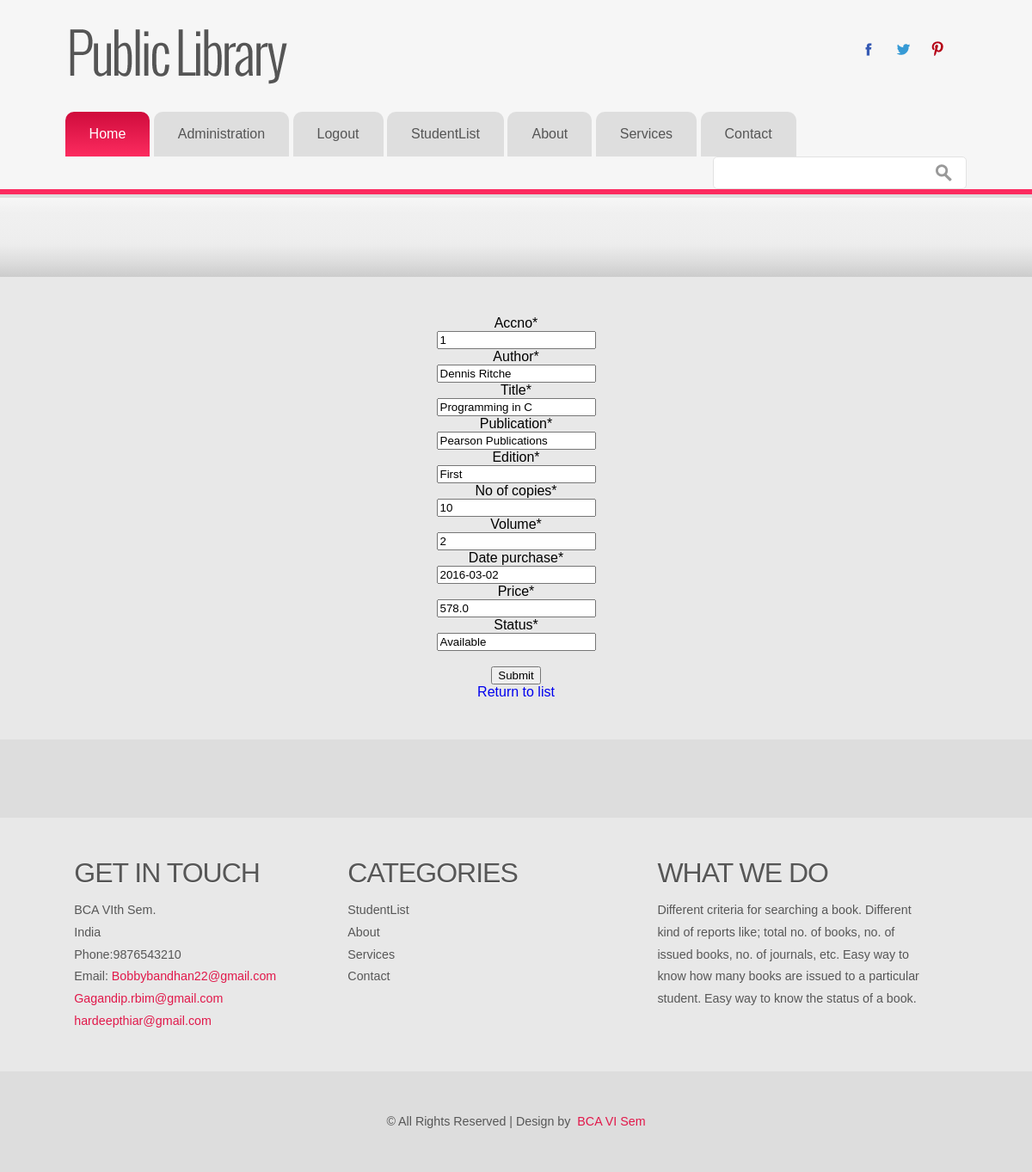
Page /book/update/1/ (signed in) on the earlier database version.
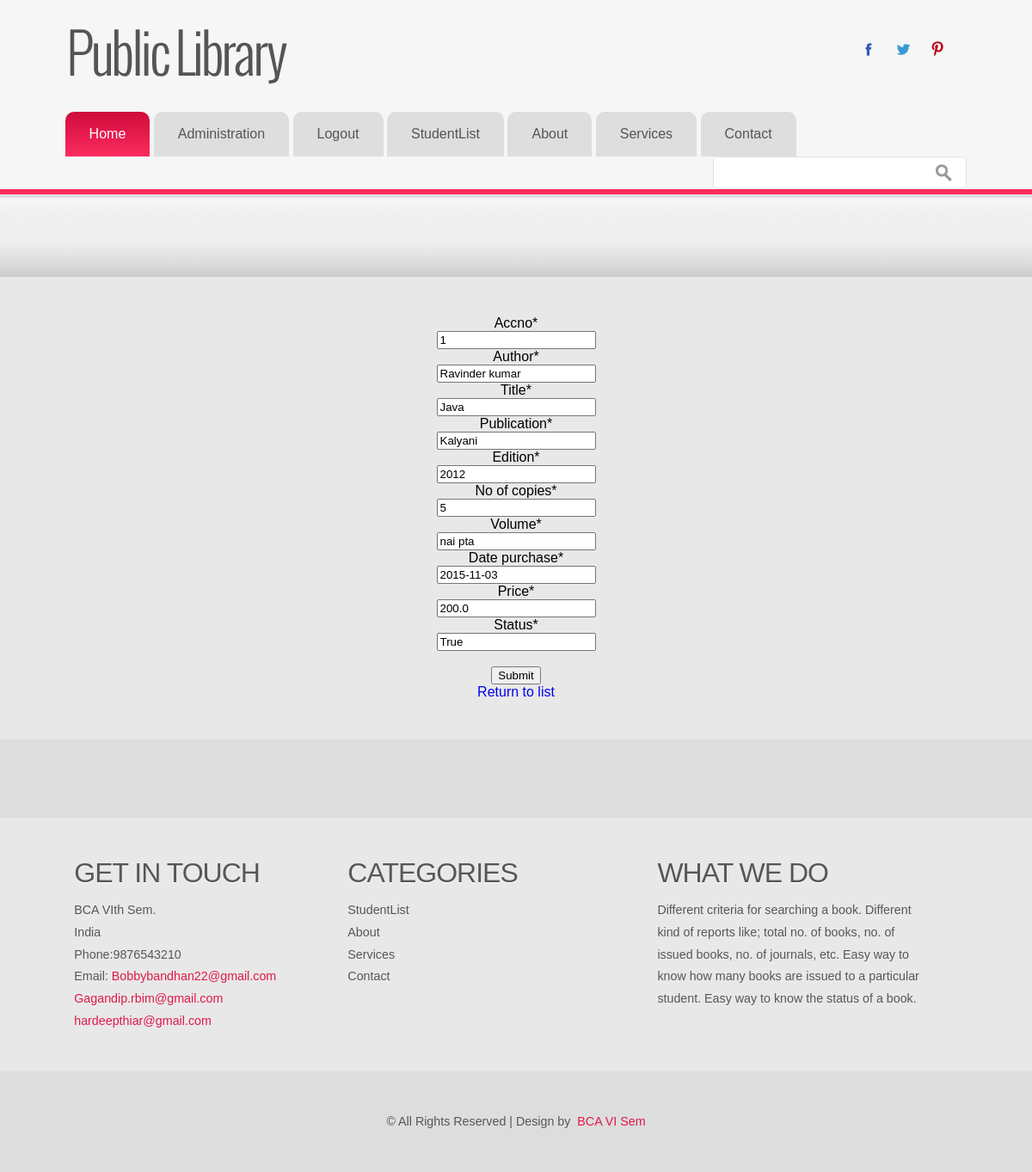
Same page on the later database version.
### libsys/models.py (models this page shows, shortened)
class Book(models.Model):
	accno = models.IntegerField(primary_key=True)
	author = models.CharField(max_length=50)
	title = models.CharField(max_length=50)
	publication = models.CharField(max_length=50)
	edition = models.CharField(max_length=50)
	no_of_copies = models.IntegerField()
	volume = models.CharField(max_length=50)
	date_purchase = models.DateField()
	price = models.FloatField()
	status = models.CharField(max_length=50)

### libsys/views.py (the view)
# urls.py: url(r'^book/update/(?P<pk>[0-9]+)/$', views.BookUpdate.as_view(), name='book_update'),
class  BookUpdate(LoginRequiredMixin, UpdateView):
	model=Book
	template_name = "libsys/book_form.html"
	fields=['accno', 'author', 'title', 'publication', 'edition', 'no_of_copies', 'volume', 'date_purchase', 'price', 'status']

### libsys/templates/libsys/book_form.html (shortened to what this page needs)
{% extends 'libsys/LLLL.html' %}
{% load crispy_forms_tags %}
{% block content %}
	<form method="Post"><center>
	{% crispy form %}<br>
	<button type="submit">Submit</button>
	</form>
	<div class="row">
		<div class="col-md-3"><a href="{% url 'books' %}">Return to list</a>
		</div>
	</div></center>
{% endblock %}

Differences in the rows shown:
changed Book id 1: author "Dennis Ritche" → "Ravinder kumar"; title "Programming in C" → "Java"; publication "Pearson Publications" → "Kalyani"; edition "First" → "2012"; no_of_copies "10" → "5"; volume "2" → "nai pta"; date_purchase "2016-03-02" → "2015-11-03"; price "578.0" → "200.0"; status "Available" → "True"
